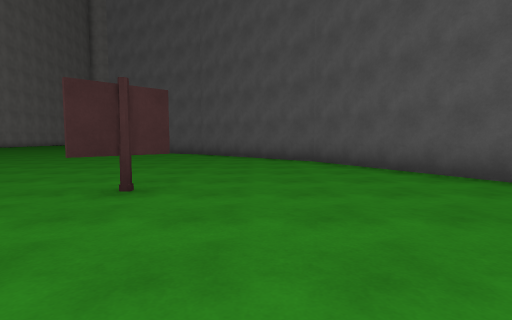
view 1 (above)

21 first-person views from a walk through a scene from a Unity 3-D project. The camera is 1.2 m above the floor, tilts 4° down and sees 80° across. The floor is counted in squares, 2 m on a side. Each view is taken from the middle of a square. On the plan, view 1 faces up. The plan holds only what a view shows up to about 9 squares ahead; the rest is blank. The place goes on beyond the plan. The player character is not drawn. Surface patterns are stand-ins for the level's own textures.

view 2
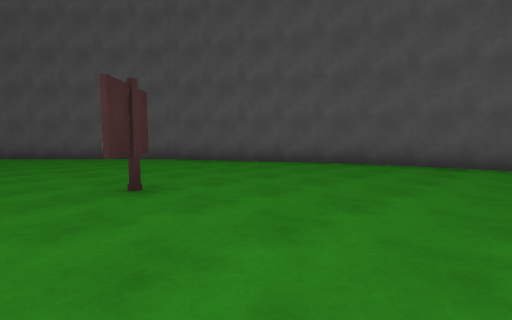

view 3
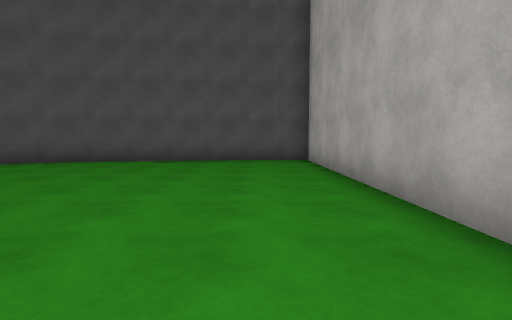

view 4
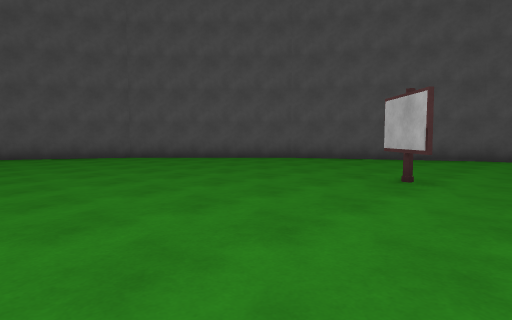

view 5
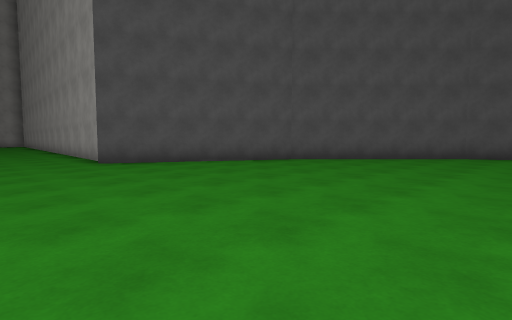

view 6
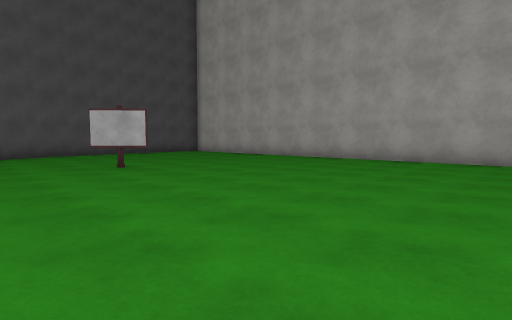

view 7
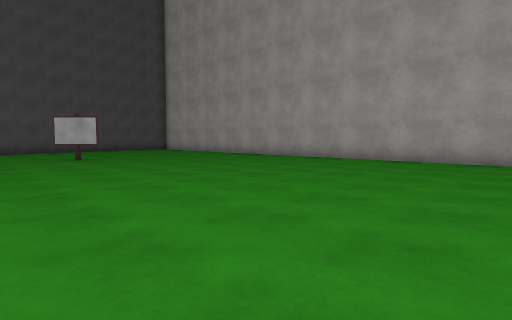

view 8
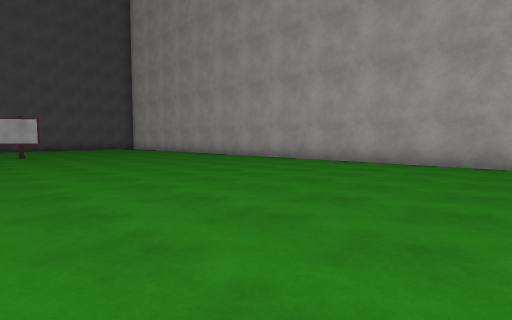

view 9
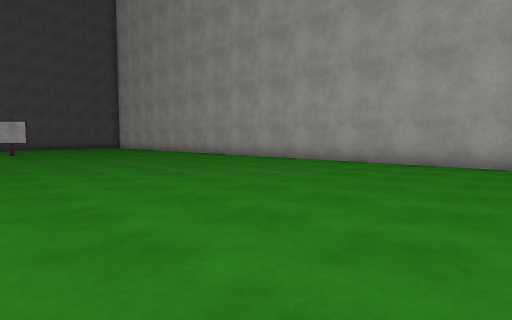

view 10
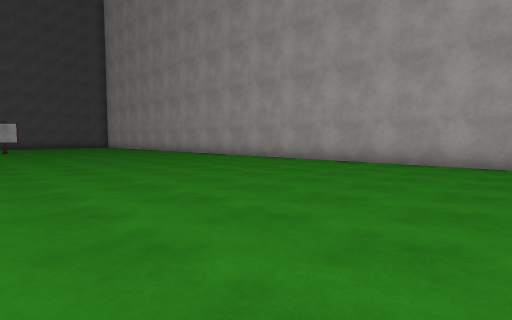

view 11
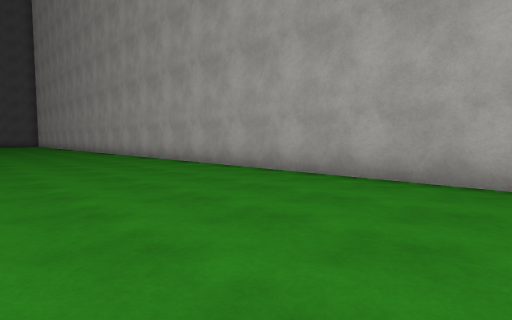

view 12
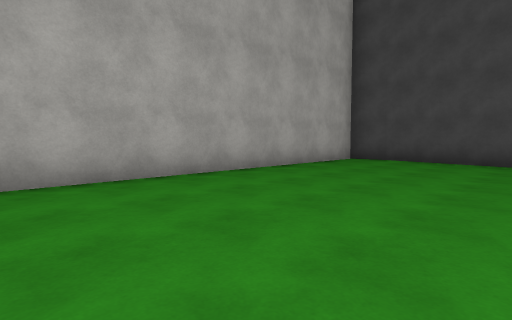

view 13
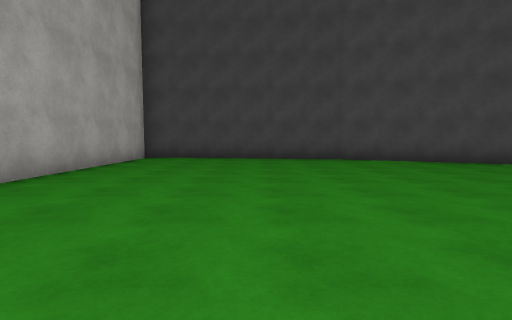

view 14
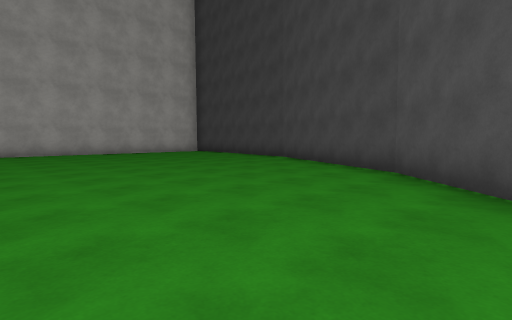

view 15
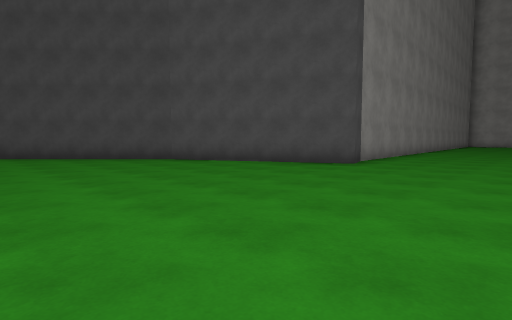

view 16
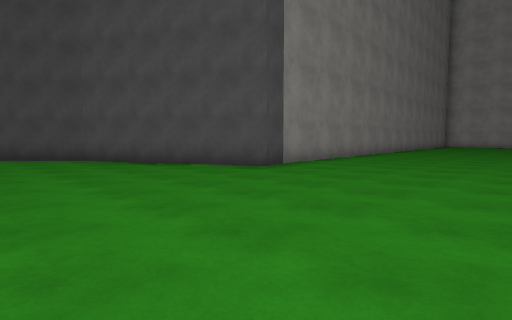

view 17
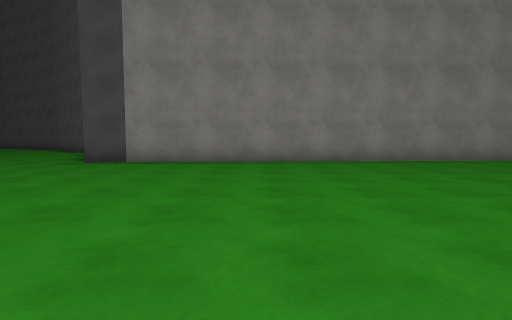

view 18
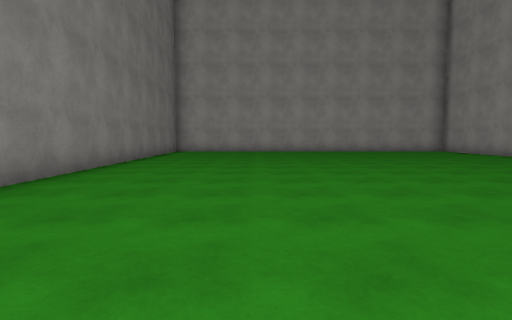

view 19
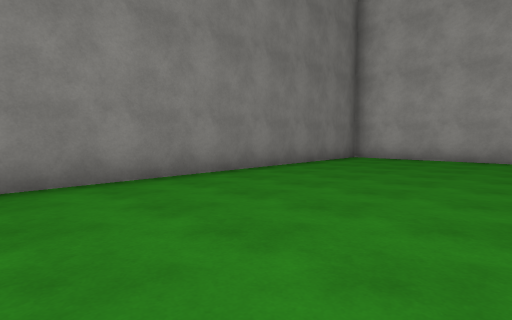

view 20
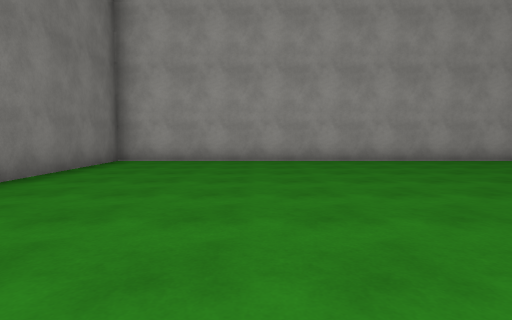

view 21
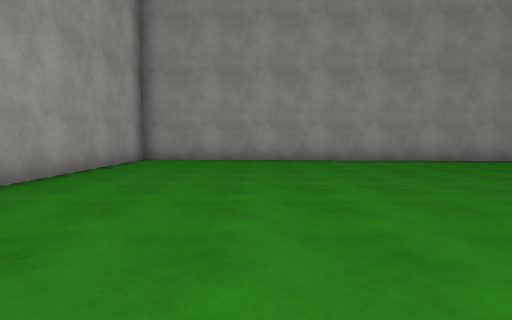

### Floor plan
Points are (right, up) in squares from view 1. A wall is a line through its corners. A room is listed if a view was taken in it or the views show most of it. See-through windows are left out.
Room 1 (views 1, 2, 3, 4, 5, 6, 7, 8, 9, 10, 11, 12, 13, 14, 15, 16, 17, 18, 19, 20, 21)
walls: (-16.8, 14.8) (-16.5, 13.8) (-21, 11.5) (-24.5, 8) (-26.8, 3.5) (-27.6, -1.5) (-27.4, -2.5) (4.4, -2.5) (4.6, -1.5) (3.8, 3.5) (1.5, 7.9) (-2, 11.5) (-6.6, 13.8); (-6.2, 14.6) (-6.2, 16); (-5.8, 23.1) (-5.3, 33.2) (-17.7, 33.2) (-16.8, 14.6)
objects: other object (-2, 3) to (-1, 4)

Positions as (right, up) in squares from view 1, and headings:
1: (0, 0), facing up
2: (-3, 0), facing up-right
3: (-4, -1), facing right
4: (-6, 2), facing up-right
5: (-9, 6), facing up-right
6: (-8, 6), facing down-right
7: (-11, 6), facing down-right
8: (-13, 5), facing down-right
9: (-15, 5), facing down-right
10: (-17, 5), facing down-right
11: (-22, 2), facing down-right
12: (-19, 2), facing down-left
13: (-18, 1), facing left
14: (-19, 10), facing down-left
15: (-13, 7), facing up-left
16: (-12, 9), facing up-left
17: (-9, 18), facing left
18: (-14, 19), facing up
19: (-13, 24), facing up-left
20: (-14, 25), facing up
21: (-14, 30), facing right
